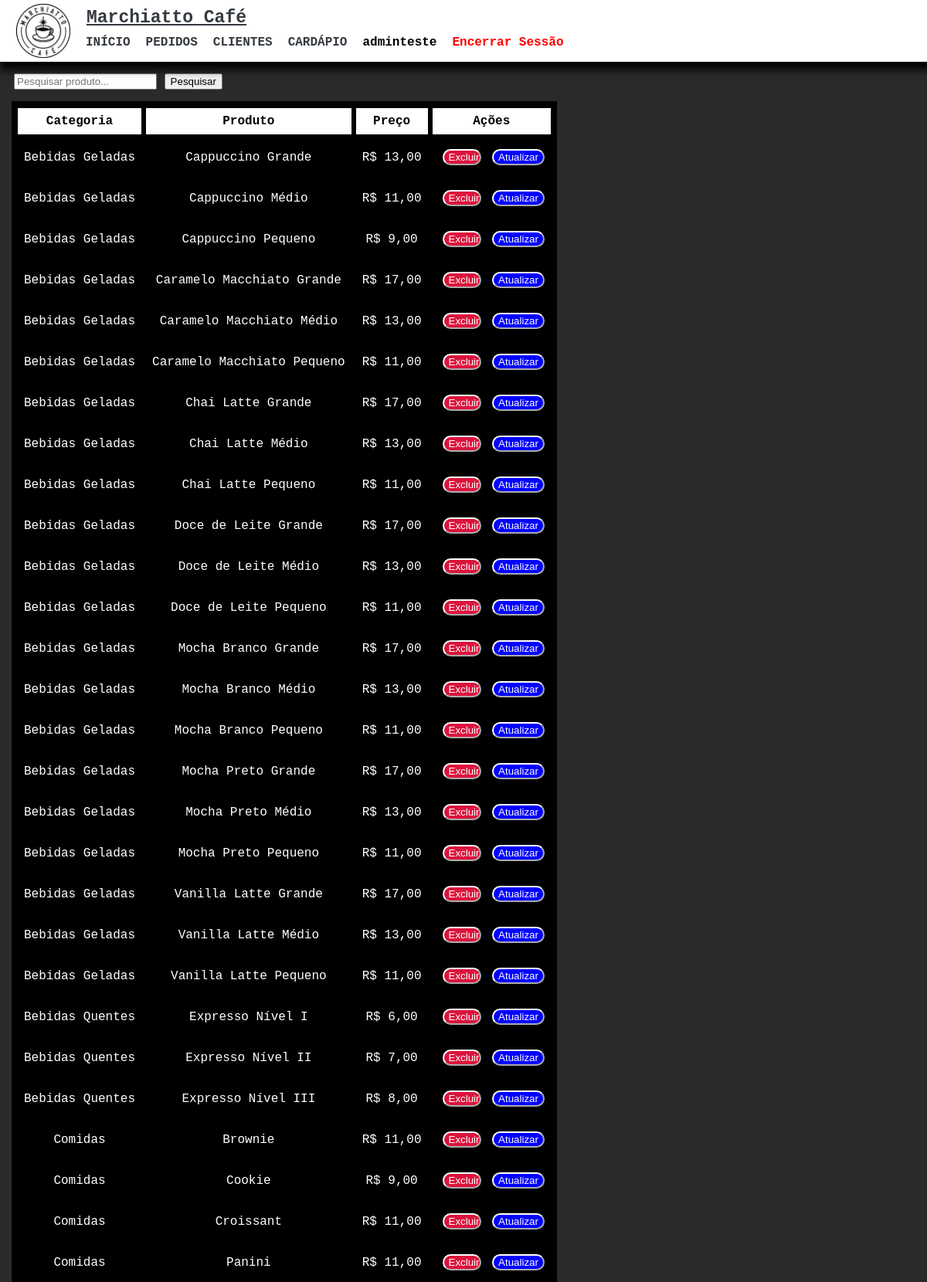
Page /admin/cardapio.php (signed in, upper part) on the committed database.
### tables this page shows
CREATE TABLE `usuarios` (
  `idUsuario` int(11) NOT NULL,
  `nome` varchar(80) NOT NULL,
  `senha` varchar(64) NOT NULL
);

CREATE TABLE `produtos` (
  `id` int(11) NOT NULL,
  `nome` varchar(100) NOT NULL,
  `descricao` text DEFAULT NULL,
  `categoria_id` int(11) NOT NULL,
  `preco` decimal(10,2) NOT NULL
);

CREATE TABLE `categoria` (
  `id` int(11) NOT NULL,
  `nome` varchar(100) NOT NULL
);

### php/verifica.php (called while the page is built)
<?php
require 'connect.php';
if (isset($_SESSION['idUser']) && !empty($_SESSION['idUser'])) {
    require_once 'user.class.php';
    $u = new Usuario();
    $listalogado = $u -> logado($_SESSION['idUser']);
    $nomeUser = $listalogado['nome'];
} else {
    header("Location: ../login.php");
}
?>

### php/user.class.php (called while the page is built, shortened)
<?php
class Usuario{
    public function logado($id){
        global $pdo;
        $array = array();
        $sql = "SELECT nome FROM usuarios WHERE idUsuario = :idUsuario";
        $sql = $pdo -> prepare($sql);
        $sql -> bindValue("idUsuario", $id);
        $sql -> execute();
        if($sql -> rowCount() > 0){
            $array = $sql -> fetch();
        }
        return $array;
    }
}
?>

### admin/cardapio.php (the view, shortened to what this page needs)
<!DOCTYPE html>
<html lang="pt-BR">
<head>
    <link rel="stylesheet" href="../css/admin.css">
</head>
<body class="espaco_cabecalho">
    <?php
    require '../php/verifica.php';
    require_once 'cabecalho.php';
    if (isset($_SESSION['idUser']) && !empty($_SESSION['idUser'])): ?>
        <div>
            <form id="formPesquisaProduto" method="post">
                <input style="margin-left:18px; margin-bottom: 15px;" type="text" id="inputPesquisa" name="pesquisar"
                    placeholder="Pesquisar produto...">
                <input type="submit" value="Pesquisar">
            </form>
        </div>
        <div>
            <?php
            include ("../php/connect.php");
            $sql = "SELECT p.id AS id_produto, p.nome AS produto, p.preco AS preco, c.id AS categoria_id, c.nome AS categoria, p.descricao AS descricao
                    FROM produtos p
                    INNER JOIN categoria c ON p.categoria_id = c.id
                    ORDER BY c.nome, p.nome";
            try {
                $stmt = $pdo->query($sql);
                if ($stmt->rowCount() > 0) {
                    echo "<table id='tabelaCardapio' class='table-clientes'>
                            <thead>
                                <tr>
                                    <th>Categoria</th>
                                    <th>Produto</th>
                                    <th>Preço</th>
                                    <th>Ações</th>
                                </tr>
                            </thead>";
                    while ($row = $stmt->fetch(PDO::FETCH_ASSOC)) {
                        echo "<tr class='table-selecionada'>
                                <td>" . $row['categoria'] . "</td>
                                <td>" . $row['produto'] . "</td>
                                <td>R$ " . number_format($row['preco'], 2, ',', '.') . "</td>
                                <td>
                                    <form action='../php/deletar_produto.php' method='post' style='display: inline-block;'>
                                        <input type='hidden' name='id_produto' value='" . $row['id_produto'] . "'>
                                        <input class='botaoexcluir' style='width: 50px; margin: 5px;' type='submit' value='Excluir'>
                                    </form>
                                    <button class='botaoatualizar'onclick='openModal(\"myModal" . $row['id_produto'] . "\")'>Atualizar</button>
                                </td>
                            </tr>";
                    }
                    echo "</table>";
                } else {
                    echo "<p class='table-cardapio'>Nenhum produto encontrado.</p>";
                }
            } catch (PDOException $e) {
                echo "Erro: " . $e->getMessage();
            }
            ?>
        </div>
    <?php else:
        header("Location: ../login.php");
    endif; ?>
</body>
</html>

### admin/cabecalho.php (shortened to what this page needs)
<head>
    <link rel="stylesheet" href="../css/cabecalho.css">
</head>
<nav class="header">
  <a href="#" class="logo">
    <img src="../images/logo.jpg" alt="Marchiatto Café Logo">
  </a>
  <div class="container-fluido">
    <div class="navbar-brand-container">
      <a class="navbar-brand" href="admin.php">Marchiatto Café</a>
    </div>
    <ul class="navbar-nav">
      <li class="nav-item">
        <a class="nav-link active" aria-current="page" href="admin.php">INÍCIO</a>
      </li>
      <li class="nav-item">
        <a class="nav-link" href="pedidos.php">PEDIDOS</a>
      </li>
      <li class="nav-item">
        <a class="nav-link" href="clientes.php">CLIENTES</a>
      </li>
      <li class="nav-item">
        <a class="nav-link" href="cardapio.php">CARDÁPIO</a>
      </li>
      <li class="nav-item">
        <span style="color: #fffff; font-weight: bold;"><?php echo $nomeUser ?></span>
      </li>
      <li class="nav-item">
        <a class="nav-link" href="../php/logout.php" style="color: red;">Encerrar Sessão</a>
      </li>
    </ul>
  </div>
</nav>

### css/admin.css (style rules this page uses)
body { font-family: 'Oswald', sans-serif; margin: 0; padding: 0; background-color: rgb(42, 42, 42); padding-top: 10px; }
.espaco_cabecalho { padding-top: 95px; }
.table-clientes { background-color: #000000; color: rgb(255, 255, 255); padding: 10px; margin-left: 15px; table-layout: auto; width: auto; padding: 5px 4px; }
.botaoexcluir { border-radius: 20px; background-color: crimson; border-color: white; color: white; }
.botaoatualizar { border-radius: 20px; background-color: blue; border-color: white; color: white; }
thead { color: black; background-color: white; }
.table-clientes td, .table-clientes th { text-align: center; border: 2px solid #000000; padding: 8px; }

### css/cabecalho.css (style rules this page uses)
body { font-family: 'Courier new', sans-serif; margin: 0; padding: 0; background-color: rgb(42, 42, 42); }
.header { background-color: rgb(255, 255, 255); padding: 10px 20px; box-shadow: 0 10px 10px rgb(0, 0, 0); display: flex; align-items: center; justify-content: space-between; position: fixed; width: 100%; height: 60px; top: 0; z-index: 999; }
.header .logo img { height: 70px; display: flex; }
.container-fluido { font-family: 'Courier new', sans-serif; width: 100%; margin-left: 20px; }
.navbar-brand-container { margin-top: 10px; margin-left: 0px; }
.navbar-brand { font-size: 23px; font-weight: bold; color: #343a40; padding: 1px; padding-bottom: 0px; }
.navbar-nav { list-style: none; margin-top: 0px; padding: 0px; display: flex; align-items: center; }
.nav-item { margin-left: 0px; margin-top: 10px; padding-right: 20px; }
.nav-link { color: #343a40; text-decoration: none; font-weight: bold; margin-top: 30px; }

### rows in the picture
usuarios: nome "adminteste"
produtos: categoria.nome "Bebidas Geladas", nome "Cappuccino Grande", preco "13,00"
produtos: categoria.nome "Bebidas Geladas", nome "Cappuccino Médio", preco "11,00"
produtos: categoria.nome "Bebidas Geladas", nome "Cappuccino Pequeno", preco "9,00"
produtos: categoria.nome "Bebidas Geladas", nome "Caramelo Macchiato Grande", preco "17,00"
produtos: categoria.nome "Bebidas Geladas", nome "Caramelo Macchiato Médio", preco "13,00"
produtos: categoria.nome "Bebidas Geladas", nome "Caramelo Macchiato Pequeno", preco "11,00"
produtos: categoria.nome "Bebidas Geladas", nome "Chai Latte Grande", preco "17,00"
produtos: categoria.nome "Bebidas Geladas", nome "Chai Latte Médio", preco "13,00"
produtos: categoria.nome "Bebidas Geladas", nome "Chai Latte Pequeno", preco "11,00"
produtos: categoria.nome "Bebidas Geladas", nome "Doce de Leite Grande", preco "17,00"
produtos: categoria.nome "Bebidas Geladas", nome "Doce de Leite Médio", preco "13,00"
produtos: categoria.nome "Bebidas Geladas", nome "Doce de Leite Pequeno", preco "11,00"
produtos: categoria.nome "Bebidas Geladas", nome "Mocha Branco Grande", preco "17,00"
produtos: categoria.nome "Bebidas Geladas", nome "Mocha Branco Médio", preco "13,00"
produtos: categoria.nome "Bebidas Geladas", nome "Mocha Branco Pequeno", preco "11,00"
produtos: categoria.nome "Bebidas Geladas", nome "Mocha Preto Grande", preco "17,00"
produtos: categoria.nome "Bebidas Geladas", nome "Mocha Preto Médio", preco "13,00"
produtos: categoria.nome "Bebidas Geladas", nome "Mocha Preto Pequeno", preco "11,00"
produtos: categoria.nome "Bebidas Geladas", nome "Vanilla Latte Grande", preco "17,00"
produtos: categoria.nome "Bebidas Geladas", nome "Vanilla Latte Médio", preco "13,00"
produtos: categoria.nome "Bebidas Geladas", nome "Vanilla Latte Pequeno", preco "11,00"
produtos: categoria.nome "Bebidas Quentes", nome "Expresso Nível I", preco "6,00"
produtos: categoria.nome "Bebidas Quentes", nome "Expresso Nível II", preco "7,00"
produtos: categoria.nome "Bebidas Quentes", nome "Expresso Nível III", preco "8,00"
produtos: categoria.nome "Comidas", nome "Brownie", preco "11,00"
produtos: categoria.nome "Comidas", nome "Cookie", preco "9,00"
produtos: categoria.nome "Comidas", nome "Croissant", preco "11,00"
produtos: categoria.nome "Comidas", nome "Panini", preco "11,00"
